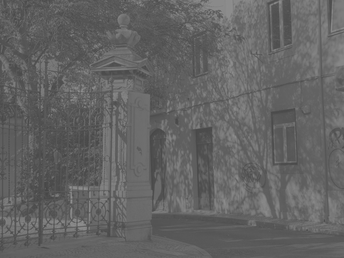
%> input picture POC1/Lab5/Ex1.png, 344 x 258 px, shrunk from 1024 x 769 before the run
$ octave poc5.m   (GNU Octave 9; MATLAB toolbox functions it lacks are replaced by stand-ins)
%> lines starting %> are read from the running program, lines starting %| are printed output that depends on the picture
### POC1/Lab5/get_psnr.m
function PSNR = get_psnr(imgs, imgs_org)
    PSNR = zeros(size(imgs, 1), size(imgs, 2), 2);
    for i=1:size(imgs,1)
        PSNR(i, :, 1) = cellfun(@(img, img_org) psnr(img, img_org), imgs(i,:), imgs_org(i,:));
        PSNR(i, :, 2) = cellfun(@(img, img_org) my_psnr(img, img_org), imgs(i,:), imgs_org(i,:));
    end
end

### POC1/Lab5/POC_lab5/poc5.m
%% 1 - init
imgs_org{1} = imread('Ex1.png');
imgs_org{2} = imread('Ex2.png');
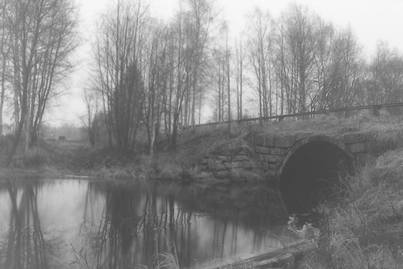
%> input picture POC1/Lab5/Ex2.png, 403 x 269 px, shrunk from 1200 x 800 before the run
imgs_org{3} = imread('Ex3.png');
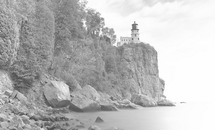
%> input picture POC1/Lab5/Ex3.png, 215 x 130 px, shrunk from 640 x 387 before the run
imgs_org{4} = imread('M92.png');
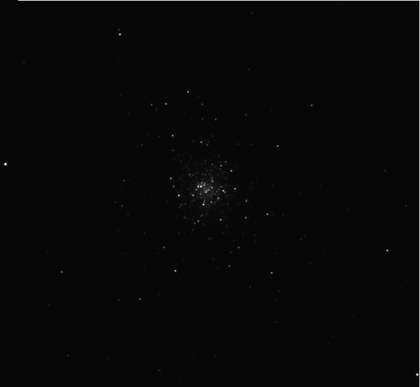
%> input picture POC1/Lab5/M92.png, 420 x 387 px, shrunk from 1250 x 1151 before the run

%% 2 - Histogram

%imgs_hist = cellfun(@imhist, imgs_org, 'UniformOutput', 0);
imgs_hist = cell(0);
for i=1:length(imgs_org)
    [imgs_hist{i, 1}, imgs_hist{i, 2}] = imhist(imgs_org{i});
    figure;
    imhist(imgs_org{i});
end
%> this loop made 4 passes
%> pass 1, `imhist(imgs_org{i});`:
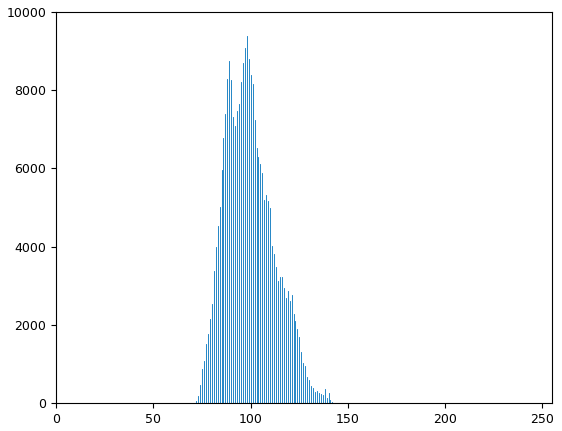
%> figure redrawn from the program's plot data; highest point at x = 98, y = 9393
%> pass 2, `imhist(imgs_org{i});`:
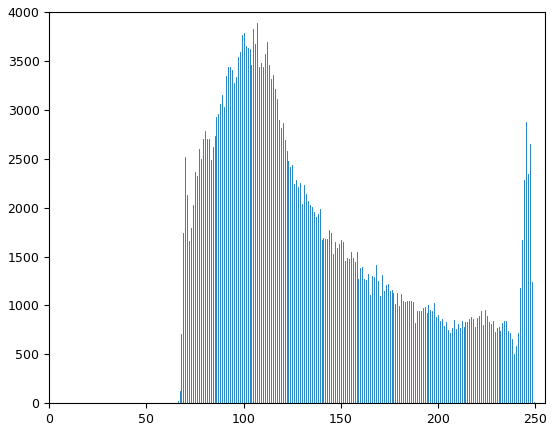
%> figure redrawn from the program's plot data; highest point at x = 107, y = 3885
%> after the loop, imgs_hist = 8 items

%% 3 - korekcja gamma
y = @(img, c) uint8(255*(double(img)/255).^c);
imgs_comp_f{1} = imgs_org{4};
imgs_comp_f{2} = y(imgs_org{4}, 0.5);
imgs_comp_f{3} = y(imgs_org{4}, 2);

PSNR_comp_f = get_psnr(imgs_comp_f, imgs_org);
%> the loop in get_psnr, `for i=1:size(imgs,1)` made 1 pass
%> the run ends on the next line
